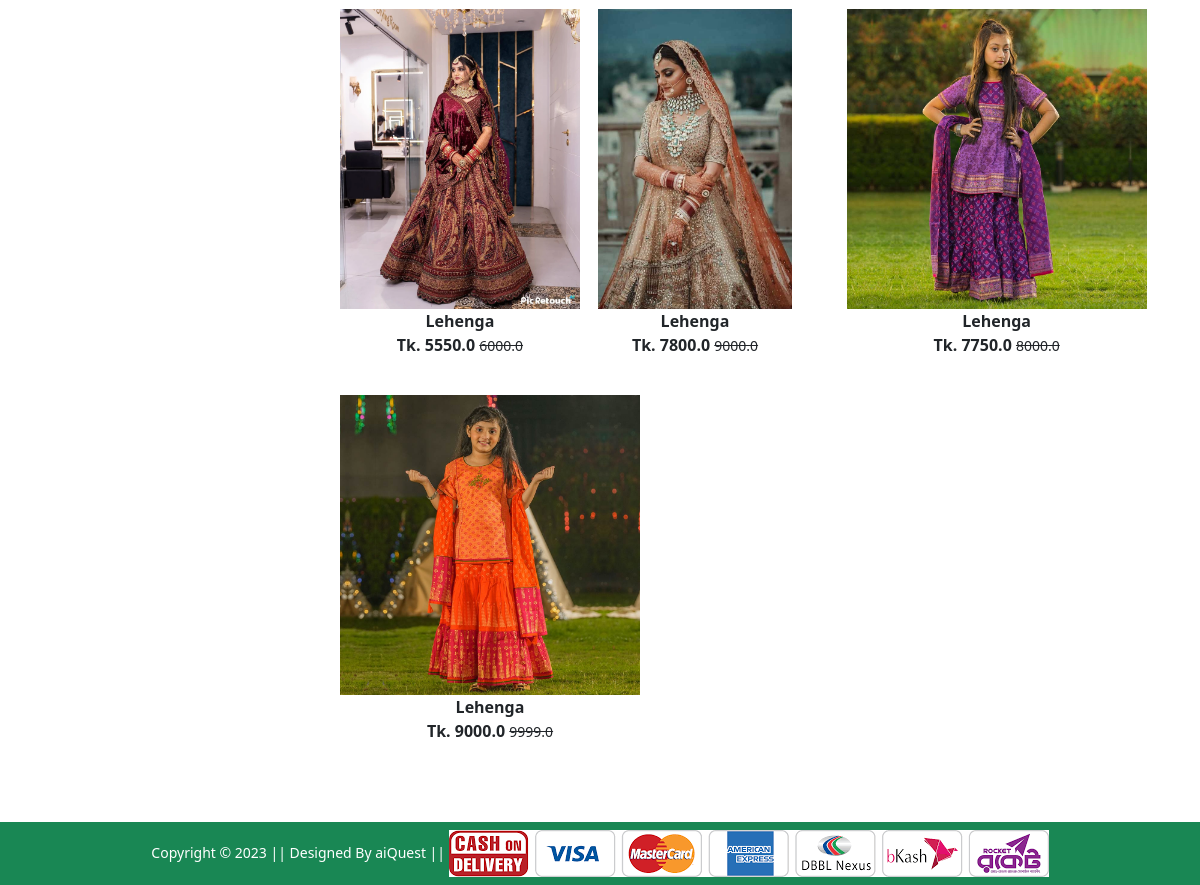
The app's page /lehenga/ (lower part), older data.
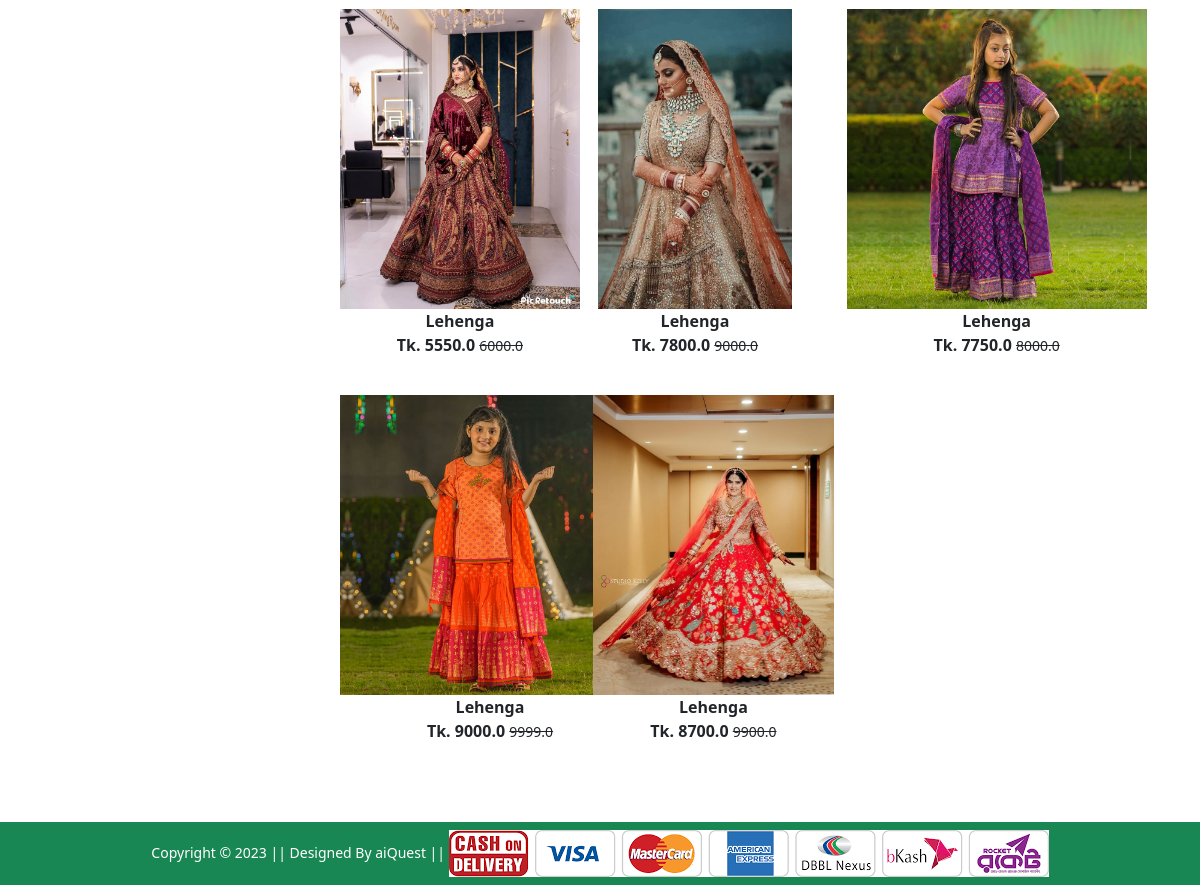
The same page, newer data.
### Shop/models.py (models this page shows, shortened)
class Product(models.Model):
    title = models.CharField(max_length=100)
    selling_price = models.FloatField()
    discounted_price = models.FloatField()
    description = models.TextField()
    brand = models.CharField(max_length=100)
    category = models.CharField(choices=CATEGORY_CHOICES, max_length=2)
    product_image = models.ImageField(upload_to='productimg')

### Shop/views.py (the view)
# urls.py: path('lehenga/', views.lehenga, name='lehenga'),
def lehenga(request, data=None):
    global lehengas
    if data == None:
        lehengas = Product.objects.filter(category="L")
    elif data == 'lubnan' or data == 'infinity':
        lehengas = Product.objects.filter(category='L').filter(brand=data)
    elif data == 'above':
        lehengas = Product.objects.filter(category = 'L').filter(discounted_price__gt=1000)
    elif data == 'below':
        lehengas = Product.objects.filter(category = 'L').filter(discounted_price__lt=1000)
    return render(request, 'Shop/lehenga.html', {'lehengas': lehengas})

### Shop/templates/Shop/lehenga.html (shortened to what this page needs)
{% extends 'Shop/base.html' %}
{% load static %}
{% block main-content %}
<div class="container my-5">
    <div class="row">
        <div class="col-sm-3">
        </div>
        <div class="col-sm-8">
            <div class="row">
                {% for product in lehengas %}
                <div class="col-sm-4 text-center mb-4">
                    <a href="{% url 'product-detail' product.id %}" class="btn">
                        <div class="item">
                            <img src="{{product.product_image.url}}" alt="" height="300" class="">
                            <div class="fw-bold">{{product.title}}</div>
                            <div class="fw-bold">Tk. {{product.discounted_price}} <small
                                    class="fw-light text-decoration-line-through">{{product.selling_price}}</small>
                            </div>
                        </div>
                    </a>
                </div>
                {% endfor %}
            </div>
        </div>
    </div>
</div>
{% endblock main-content %}

### Shop/templates/Shop/base.html (shortened to what this page needs)
<!doctype html>
{% load static %}
<html lang="en">
<head>
    <link href="https://cdn.jsdelivr.net/npm/bootstrap@5.0.0-beta1/dist/css/bootstrap.min.css" rel="stylesheet"
>
    <link rel="stylesheet" href="{% static 'Shop/css/owl.carousel.min.css' %}">
    <link rel="stylesheet" href="{% static 'Shop/css/all.min.css' %}">
    <link rel="stylesheet" href="{% static 'Shop/css/style.css' %}">
</head>
<body>
    {% block main-content %} {% endblock main-content %}
    <footer class="container-fluid bg-success text-center p-2 mt-5">
        <small class="text-white">Copyright &copy; 2023 || Designed By aiQuest || </small>
        <img src="{% static 'Shop/images/paymentlogo.png' %}" alt="" srcset="" class="img-fluid" height="2px">
    </footer>
</body>
</html>

Row changes from the older to the newer data that the page shows:
added Product: product_image (picture), title "Lehenga", discounted_price "8700.0", selling_price "9900.0"
